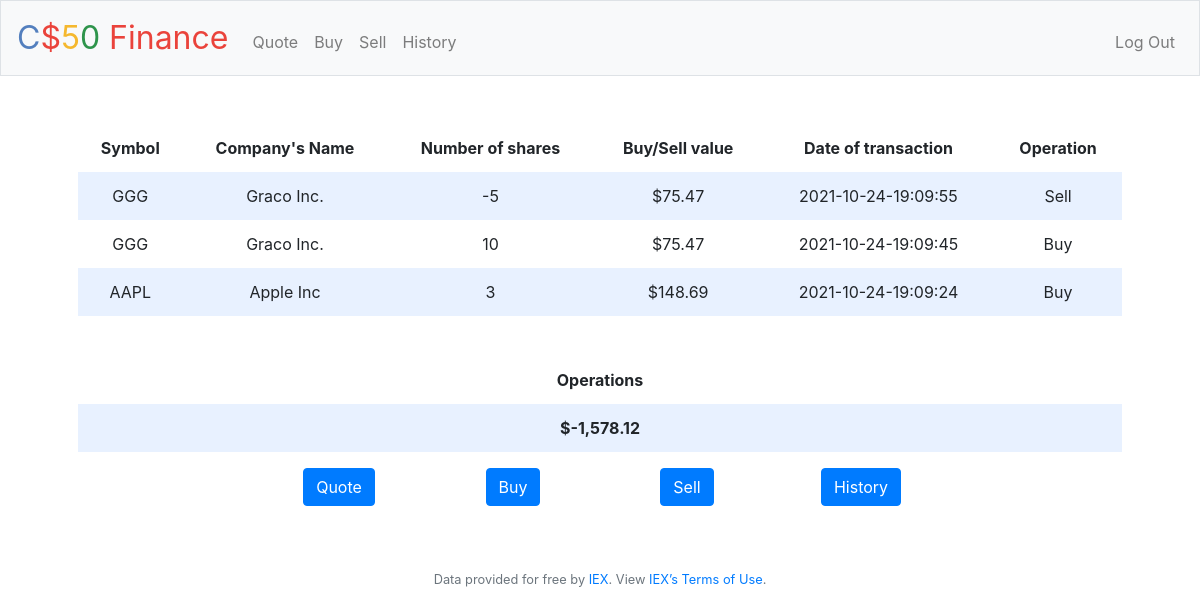
Screenshot of /history (signed in) with the database file from the repository.
### tables this page shows
CREATE TABLE 'operations' ('id' integer PRIMARY KEY AUTOINCREMENT NOT NULL, 'symbol' char(15), 'name' text, 'cost' integer, 'shares_num' integer, 'price_sum' integer, 'total' integer, 'time' datetime, 'operation_type' smallint);

### application.py (the view)
@app.route("/history")
@login_required
def history():
    main_table = db.execute("SELECT operations.symbol, operations.name, operations.cost, operations.shares_num, operations.price_sum, operations.time, operations.operation_type \
    FROM operations\
    INNER JOIN junction ON junction.operation_id = operations.id\
    INNER JOIN users ON junction.user_id = users.id\
    WHERE users.id = ?\
    ORDER BY operations.time DESC", session.get("user_id"))
    operations_cost = db.execute("SELECT operations.price_sum, operations.operation_type\
    FROM operations\
    INNER JOIN junction ON junction.operation_id = operations.id\
    INNER JOIN users ON junction.user_id = users.id\
    WHERE users.id = ?", session.get("user_id"))
    print(operations_cost)
    result = 0
    for operation in operations_cost:
        if operation["operation_type"] == 1:
            result -= operation["price_sum"]
        else:
            result += operation["price_sum"]
    return render_template("history.html", main_table=main_table, result=result, usd=usd)

### application.py (called while the page is built)
@app.after_request
def after_request(response):
    response.headers["Cache-Control"] = "no-cache, no-store, must-revalidate"
    response.headers["Expires"] = 0
    response.headers["Pragma"] = "no-cache"
    return response

### helpers.py (called while the page is built)
def login_required(f):
    @wraps(f)
    def decorated_function(*args, **kwargs):
        if session.get("user_id") is None:
            return redirect("/login")
        return f(*args, **kwargs)
    return decorated_function

def usd(value):
    return f"${value:,.2f}"

### templates/history.html (shortened to what this page needs)
{% extends "layout.html" %}
{% block main %}
<table>
    <thead>
        <tr>
            <th>Symbol</th>
            <th>Company's Name</th>
            <th>Number of shares</th>
            <th>Buy/Sell value</th>
            <th>Date of transaction</th>
            <th>Operation</th>
        </tr>
    </thead>
    <tbody>
    {% for row in main_table %}
        <tr>
            <td>{{row.symbol}}</td>
            <td>{{row.name}}</td>
            <td>{{row.shares_num}}</td>
            <td>{{usd(row.cost)}}</td>
            <td>{{row.time}}</td>
            {% if row.operation_type == 0 %}
            <td>Sell</td>
            {% endif %}
            {% if row.operation_type == 1 %}
            <td>Buy</td>
            {% endif %}
        </tr>
    {% endfor %}
    </tbody>
</table>
<br>
<table>
    <thead>
        <tr>
            <th>Operations</th>
        <tr>
    <thead>
    <tbody>
        <tr>
            <th>{{usd(result)}}</th>
        </tr>
    </tbody>
</table>
<div class="container">
    <div class="row justify-content-sm-center">
        <div class="col-lg-2">
            <p><a class="btn btn-primary" href="/quote" method="get">Quote</a></p>
        </div>
        <div class="col-lg-2">
            <p><a class="btn btn-primary" href="/buy" method="get">Buy</a></p>
        </div>
        <div class="col-lg-2">
            <p><a class="btn btn-primary" href="/sell" method="get">Sell</a></p>
        </div>
        <div class="col-lg-2">
            <p><a class="btn btn-primary" href="/history" method="get">History</a></p>
        </div>
    </div>
</div>
{% endblock %}

### templates/layout.html (shortened to what this page needs)
<!DOCTYPE html>
<html lang="en">
    <head>
        <link rel="stylesheet" href="https://cdn.jsdelivr.net/npm/bootstrap@4.5.3/dist/css/bootstrap.min.css">
        <link href="/static/styles.css" rel="stylesheet">
    </head>
    <body>
        <nav class="navbar navbar-expand-md navbar-light bg-light border">
            <a class="navbar-brand" href="/"><span class="blue">C</span><span class="red">$</span><span class="yellow">5</span><span class="green">0</span> <span class="red">Finance</span></a>
            <div class="collapse navbar-collapse" id="navbar">
                {% if session.user_id %}
                    <ul class="navbar-nav mr-auto mt-2">
                        <li class="nav-item"><a class="nav-link" href="/quote">Quote</a></li>
                        <li class="nav-item"><a class="nav-link" href="/buy">Buy</a></li>
                        <li class="nav-item"><a class="nav-link" href="/sell">Sell</a></li>
                        <li class="nav-item"><a class="nav-link" href="/history">History</a></li>
                    </ul>
                    <ul class="navbar-nav ml-auto mt-2">
                        <li class="nav-item"><a class="nav-link" href="/logout">Log Out</a></li>
                    </ul>
                {% else %}
                    <ul class="navbar-nav ml-auto mt-2">
                        <li class="nav-item"><a class="nav-link" href="/register">Register</a></li>
                        <li class="nav-item"><a class="nav-link" href="/login">Log In</a></li>
                    </ul>
                {% endif %}
            </div>
        </nav>
        <main class="container p-5">
            {% block main %}{% endblock %}
        </main>
        <footer class="small text-center text-muted">
            Data provided for free by <a href="https://iextrading.com/developer">IEX</a>. View <a href="https://iextrading.com/api-exhibit-a/">IEX’s Terms of Use</a>.
        </footer>
    </body>
</html>

### static/styles.css (style rules this page uses)
nav .navbar-brand { font-size: xx-large; }
nav .navbar-brand .blue { color: #537fbe; }
nav .navbar-brand .red { color: #ea433b; }
nav .navbar-brand .yellow { color: #f5b82e; }
nav .navbar-brand .green { color: #2e944b; }
main { overflow-x: auto; text-align: center; }
table { background-color: transparent; margin-bottom: 1rem; width: 100%; }
table th, table td { padding: 0.75rem; vertical-align: middle; }
tbody tr:nth-of-type(odd) { background-color: rgb(179, 208, 255, 0.3) }

### rows the page displays
operations: symbol "GGG", name "Graco Inc.", shares_num "-5", cost "$75.47", time "2021-10-24-19:09:55", operation_type "Sell"
operations: symbol "GGG", name "Graco Inc.", shares_num "10", cost "$75.47", time "2021-10-24-19:09:45", operation_type "Buy"
operations: symbol "AAPL", name "Apple Inc", shares_num "3", cost "$148.69", time "2021-10-24-19:09:24", operation_type "Buy"

### other values shown
{{ usd(result) }} "$-1,578.12"
